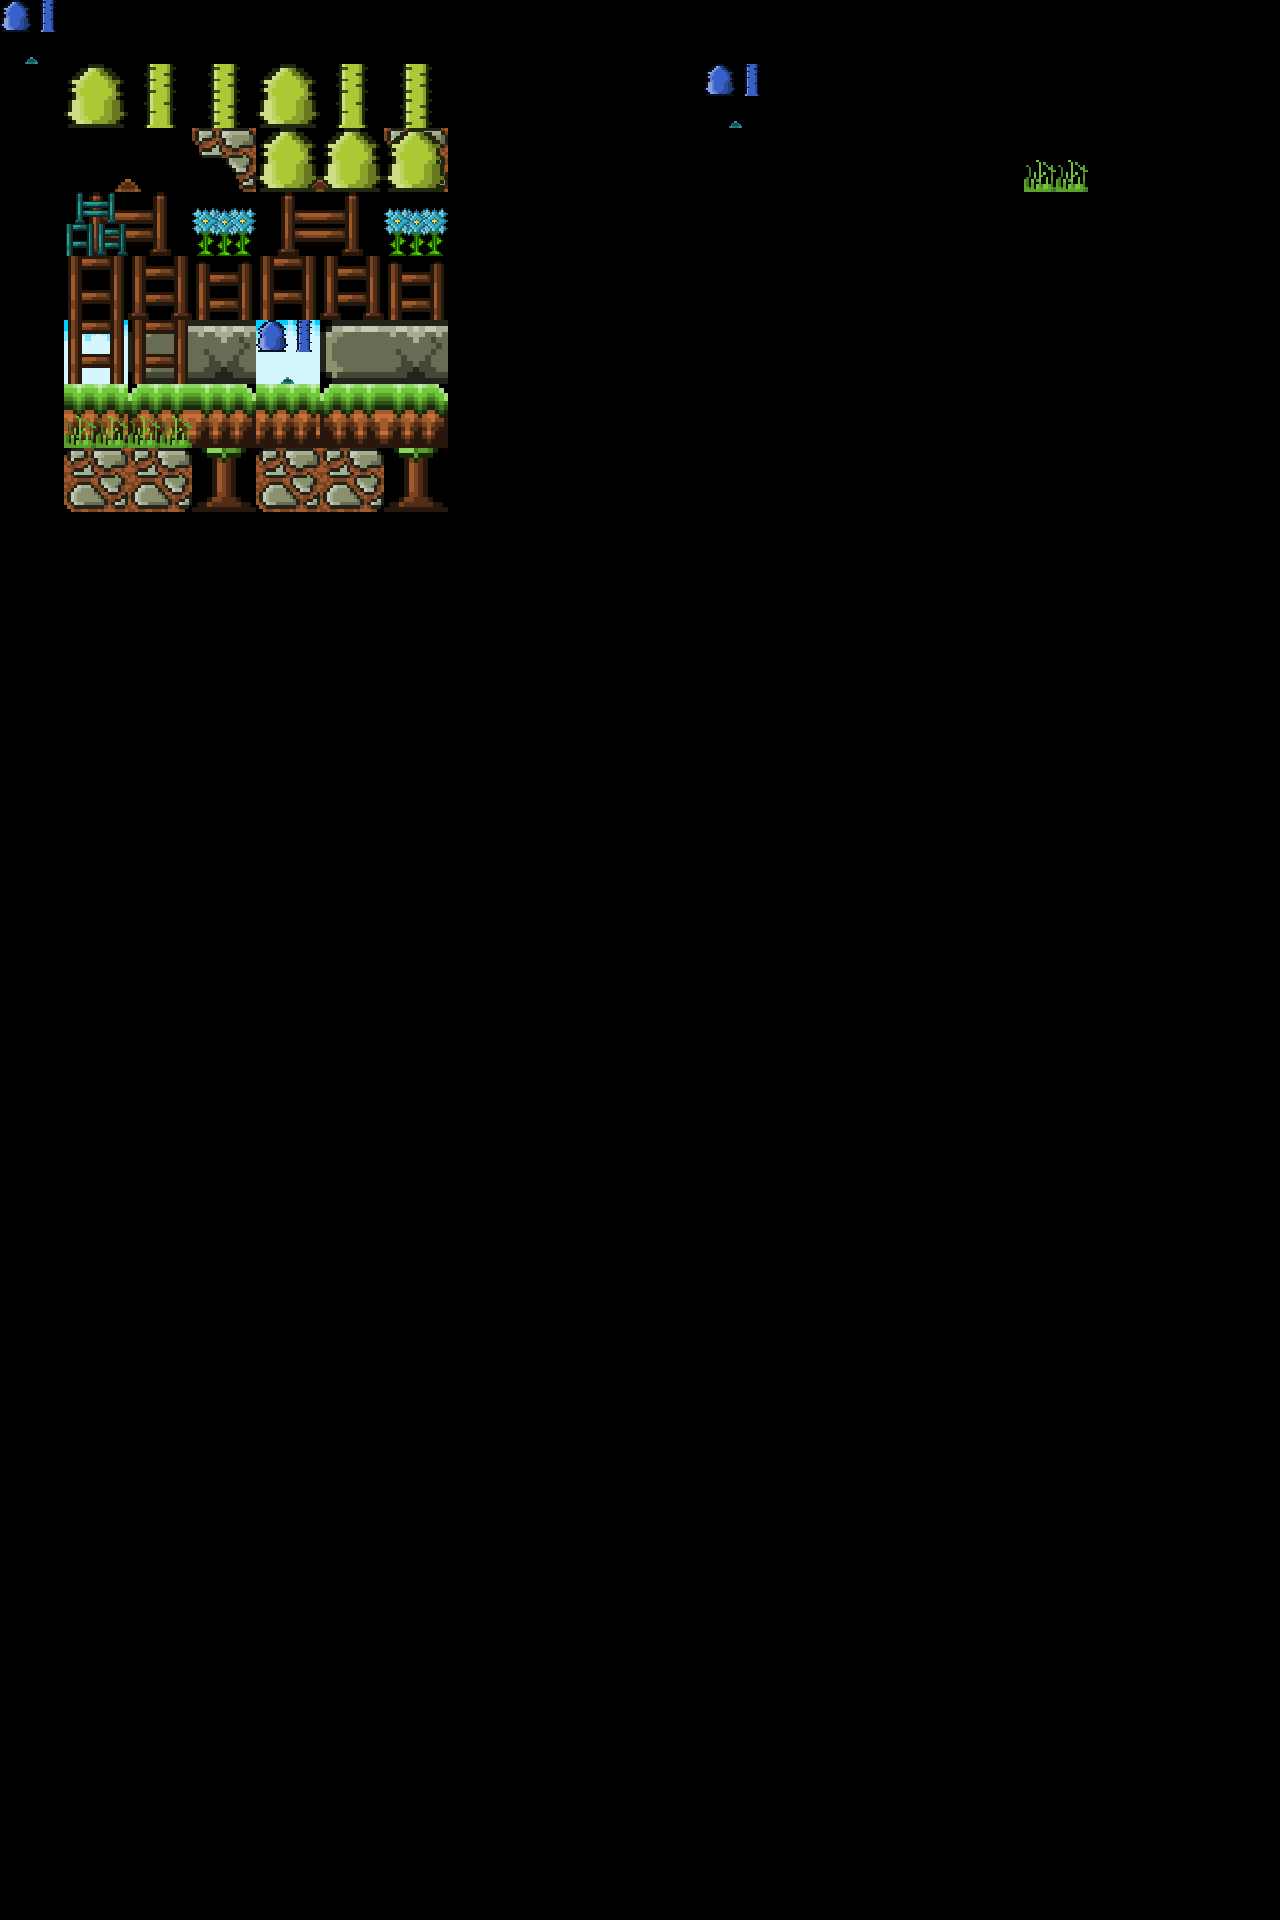

Below is a game level as drawn by its tile map, then a one-line description and the .tmx file that defines it, in full:
An orthogonal 20x30 tile map with 64x64 px tiles, 2 tile layers (Tile Layer 1, Tile Layer 2), 2 tilesets.

<map version="1.10" tiledversion="1.10.2" orientation="orthogonal" renderorder="right-down" width="20" height="30" tilewidth="64" tileheight="64" infinite="0" nextlayerid="3" nextobjectid="1">
 <tileset firstgid="1" source="tileset.tsx" />
 <tileset firstgid="43" source="tileset02.tsx" />
 <layer id="1" name="Tile Layer 1" width="20" height="30">
  <data encoding="csv">
43,0,0,0,0,0,0,0,0,0,0,0,0,0,0,0,0,0,0,0,
0,1,2,3,1,2,3,0,0,0,0,0,0,0,0,0,0,0,0,0,
0,7,8,9,7,8,9,0,0,0,0,0,0,0,0,0,0,0,0,0,
0,13,14,15,13,14,15,0,0,0,0,0,0,0,0,0,0,0,0,0,
0,19,20,21,19,20,21,0,0,0,0,0,0,0,0,0,0,0,0,0,
0,25,26,27,25,26,27,0,0,0,0,0,0,0,0,0,0,0,0,0,
0,31,32,33,31,32,33,0,0,0,0,0,0,0,0,0,0,0,0,0,
0,37,38,39,37,38,39,0,0,0,0,0,0,0,0,0,0,0,0,0,
0,0,0,0,0,0,0,0,0,0,0,0,0,0,0,0,0,0,0,0,
0,0,0,0,0,0,0,0,0,0,0,0,0,0,0,0,0,0,0,0,
0,0,0,0,0,0,0,0,0,0,0,0,0,0,0,0,0,0,0,0,
0,0,0,0,0,0,0,0,0,0,0,0,0,0,0,0,0,0,0,0,
0,0,0,0,0,0,0,0,0,0,0,0,0,0,0,0,0,0,0,0,
0,0,0,0,0,0,0,0,0,0,0,0,0,0,0,0,0,0,0,0,
0,0,0,0,0,0,0,0,0,0,0,0,0,0,0,0,0,0,0,0,
0,0,0,0,0,0,0,0,0,0,0,0,0,0,0,0,0,0,0,0,
0,0,0,0,0,0,0,0,0,0,0,0,0,0,0,0,0,0,0,0,
0,0,0,0,0,0,0,0,0,0,0,0,0,0,0,0,0,0,0,0,
0,0,0,0,0,0,0,0,0,0,0,0,0,0,0,0,0,0,0,0,
0,0,0,0,0,0,0,0,0,0,0,0,0,0,0,0,0,0,0,0,
0,0,0,0,0,0,0,0,0,0,0,0,0,0,0,0,0,0,0,0,
0,0,0,0,0,0,0,0,0,0,0,0,0,0,0,0,0,0,0,0,
0,0,0,0,0,0,0,0,0,0,0,0,0,0,0,0,0,0,0,0,
0,0,0,0,0,0,0,0,0,0,0,0,0,0,0,0,0,0,0,0,
0,0,0,0,0,0,0,0,0,0,0,0,0,0,0,0,0,0,0,0,
0,0,0,0,0,0,0,0,0,0,0,0,0,0,0,0,0,0,0,0,
0,0,0,0,0,0,0,0,0,0,0,0,0,0,0,0,0,0,0,0,
0,0,0,0,0,0,0,0,0,0,0,0,0,0,0,0,0,0,0,0,
0,0,0,0,0,0,0,0,0,0,0,0,0,0,0,0,0,0,0,0,
0,0,0,0,0,0,0,0,0,0,0,0,0,0,0,0,0,0,0,0
</data>
 </layer>
 <layer id="2" name="Tile Layer 2" width="20" height="30">
  <data encoding="csv">
0,0,0,0,0,0,0,0,0,0,0,0,0,0,0,0,0,0,0,0,
0,0,0,0,0,0,0,0,0,0,0,43,0,0,0,0,0,0,0,0,
0,0,0,0,1,1,1,0,0,0,0,0,0,0,0,0,16,0,0,0,
0,46,0,0,0,0,0,0,0,0,0,0,0,0,0,0,0,0,0,0,
0,0,0,0,0,0,0,0,0,0,0,0,0,0,0,0,0,0,0,0,
0,19,19,0,43,0,0,0,0,0,0,0,0,0,0,0,0,0,0,0,
0,16,16,0,0,0,0,0,0,0,0,0,0,0,0,0,0,0,0,0,
0,0,0,0,0,0,0,0,0,0,0,0,0,0,0,0,0,0,0,0,
0,0,0,0,0,0,0,0,0,0,0,0,0,0,0,0,0,0,0,0,
0,0,0,0,0,0,0,0,0,0,0,0,0,0,0,0,0,0,0,0,
0,0,0,0,0,0,0,0,0,0,0,0,0,0,0,0,0,0,0,0,
0,0,0,0,0,0,0,0,0,0,0,0,0,0,0,0,0,0,0,0,
0,0,0,0,0,0,0,0,0,0,0,0,0,0,0,0,0,0,0,0,
0,0,0,0,0,0,0,0,0,0,0,0,0,0,0,0,0,0,0,0,
0,0,0,0,0,0,0,0,0,0,0,0,0,0,0,0,0,0,0,0,
0,0,0,0,0,0,0,0,0,0,0,0,0,0,0,0,0,0,0,0,
0,0,0,0,0,0,0,0,0,0,0,0,0,0,0,0,0,0,0,0,
0,0,0,0,0,0,0,0,0,0,0,0,0,0,0,0,0,0,0,0,
0,0,0,0,0,0,0,0,0,0,0,0,0,0,0,0,0,0,0,0,
0,0,0,0,0,0,0,0,0,0,0,0,0,0,0,0,0,0,0,0,
0,0,0,0,0,0,0,0,0,0,0,0,0,0,0,0,0,0,0,0,
0,0,0,0,0,0,0,0,0,0,0,0,0,0,0,0,0,0,0,0,
0,0,0,0,0,0,0,0,0,0,0,0,0,0,0,0,0,0,0,0,
0,0,0,0,0,0,0,0,0,0,0,0,0,0,0,0,0,0,0,0,
0,0,0,0,0,0,0,0,0,0,0,0,0,0,0,0,0,0,0,0,
0,0,0,0,0,0,0,0,0,0,0,0,0,0,0,0,0,0,0,0,
0,0,0,0,0,0,0,0,0,0,0,0,0,0,0,0,0,0,0,0,
0,0,0,0,0,0,0,0,0,0,0,0,0,0,0,0,0,0,0,0,
0,0,0,0,0,0,0,0,0,0,0,0,0,0,0,0,0,0,0,0,
0,0,0,0,0,0,0,0,0,0,0,0,0,0,0,0,0,0,0,0
</data>
 </layer>
</map>
